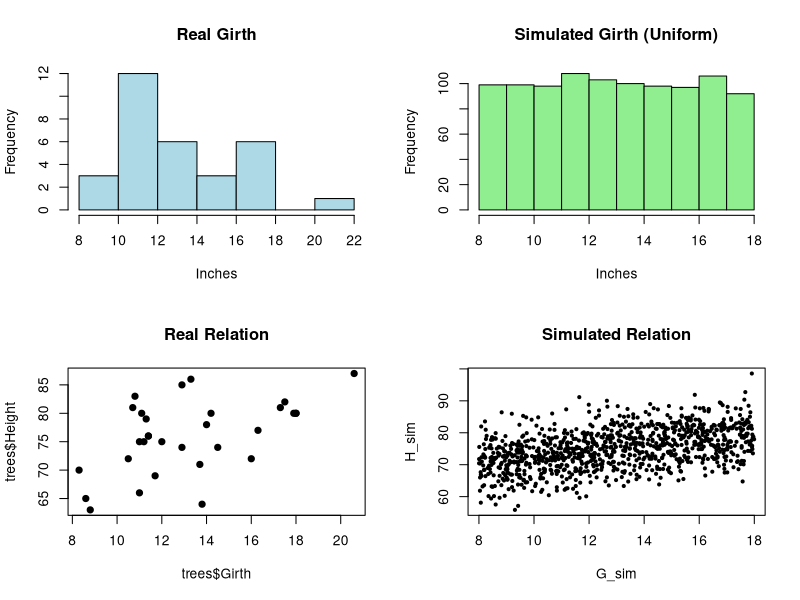

Source code (R):
data(trees)
set.seed(123)
n_sim <- 1000

# Simulation based on assumptions
U <- runif(n_sim)
N_norm <- rnorm(n_sim)
G_sim <- 8 + 10 * U
H_sim <- 62 + G_sim + 5.5 * N_norm

# Plotting
par(mfrow = c(2, 2))
hist(trees$Girth, main = "Real Girth", xlab = "Inches", col="lightblue")
hist(G_sim, main = "Simulated Girth (Uniform)", xlab = "Inches", col="lightgreen")
plot(trees$Girth, trees$Height, main = "Real Relation", pch=19)
plot(G_sim, H_sim, main = "Simulated Relation", pch=19, cex=0.5)
par(mfrow = c(1, 1))
